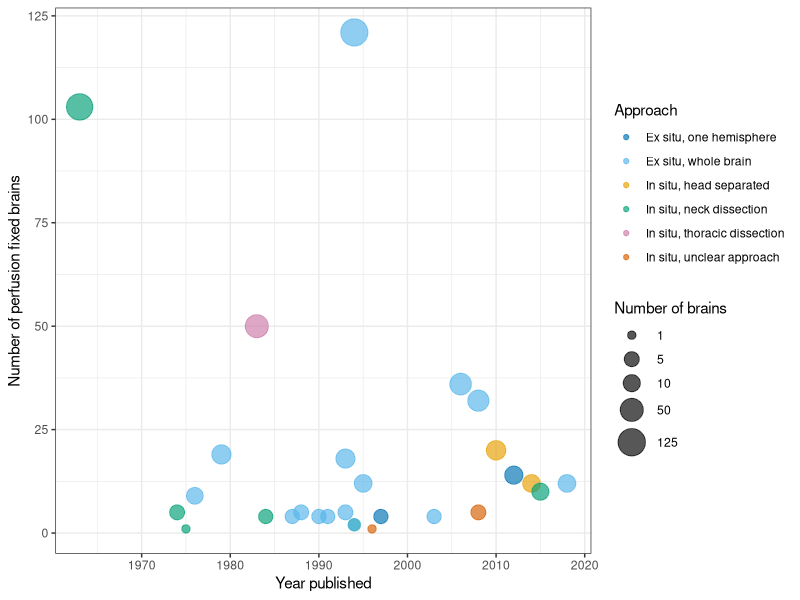

Source code (R):
library(readxl)
library(ggplot2)
cbPalette = c("#0072B2", "#56B4E9", "#E69F00", "#009E73", "#CC79A7", "#D55E00") #"#F0E442"

setwd("/Users/mckena01/Dropbox/bpf/bp_papers/perfusion/figs/")

approach = read_excel("approach_data.xlsx")

approach = approach[!approach$`Number of perfusion-fixed brains` == "NR", ]
approach = approach[!approach$Approach == "Unclear", ]
approach$Number_brains = as.numeric(approach$`Number of perfusion-fixed brains`)

approach_plot = ggplot(approach, aes(x=Year, y= Number_brains, size = sqrt(Number_brains), color = Approach)) + geom_point(alpha = 0.66) + scale_size_continuous(name = "Number of brains", range=c(2.5,25), breaks = sqrt(c(1, 5, 10, 50, 125)), labels =  c(1, 5, 10, 50, 125), limits = c(1, 125))  + scale_colour_manual(values = cbPalette) + ylab("Number of perfusion fixed brains") + theme_bw()  + xlab("Year published") + scale_x_continuous(breaks  = scales::pretty_breaks(n = 6))
 #, size=(sqrt(Number_brains))
# scale_x_discrete(name="Gram Stain of Organism", labels = c("Negative", "Variable", "Positive"), limits = c(0, 1.5, 3))+
# scale_y_continuous(name = "Log Resistance (MIC) to Cefotaxime") + geom_point(colour="red")+
# theme(axis.text = element_text(size= 12, colour = "black"), axis.title = element_text(size = rel(1), colour = "blue"), legend.background = element_rect(colour="black", fill = "white"), legend.key = element_rect(fill = "white"), panel.background = element_rect(colour = "black", fill = "white"), panel.grid.major.x= element_blank())
# expand_limits(x = c(-0.75, 3.5)) + geom_text (size = 4, vjust=-0.3)+
